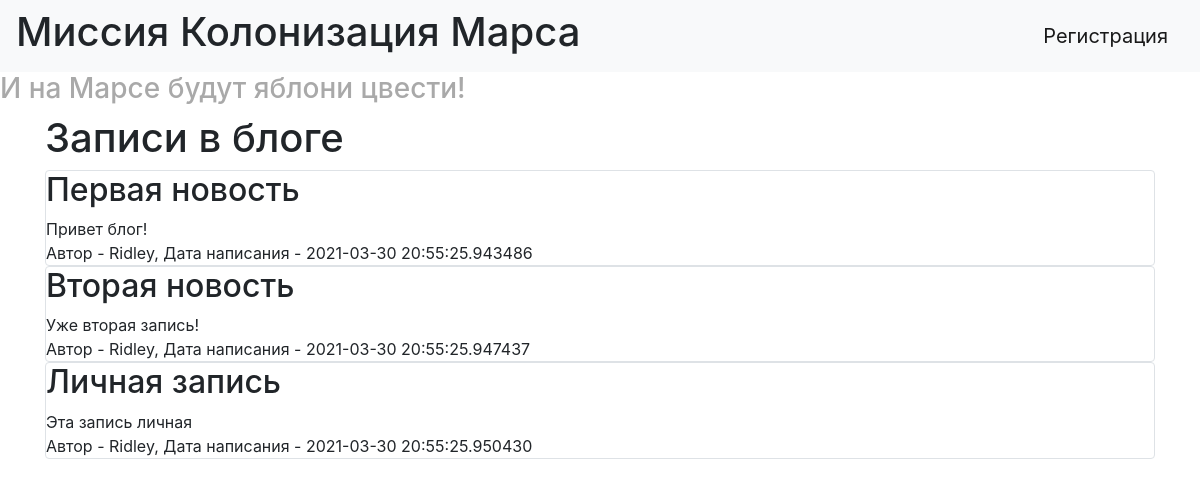
/index, run on the app's committed database.
### data/news.py (models this page shows)
class News(SqlAlchemyBase):
    __tablename__ = 'news'
    id = sqlalchemy.Column(sqlalchemy.Integer,
                           primary_key=True, autoincrement=True)
    title = sqlalchemy.Column(sqlalchemy.String, nullable=True)
    content = sqlalchemy.Column(sqlalchemy.String, nullable=True)
    created_date = sqlalchemy.Column(sqlalchemy.DateTime,
                                     default=datetime.datetime.now)
    is_private = sqlalchemy.Column(sqlalchemy.Boolean, default=True)
    user_id = sqlalchemy.Column(sqlalchemy.Integer,
                                sqlalchemy.ForeignKey("users.id"))
    user = orm.relation('User')

### data/users.py (models this page shows, shortened)
class User(SqlAlchemyBase):
    __tablename__ = 'users'
    __tablename__ = 'users'
    id = sqlalchemy.Column(sqlalchemy.Integer, primary_key=True, autoincrement=True)
    surname = sqlalchemy.Column(sqlalchemy.String)
    name = sqlalchemy.Column(sqlalchemy.String)
    age = sqlalchemy.Column(sqlalchemy.Integer)
    position = sqlalchemy.Column(sqlalchemy.String)
    speciality = sqlalchemy.Column(sqlalchemy.String)
    address = sqlalchemy.Column(sqlalchemy.String)
    email = sqlalchemy.Column(sqlalchemy.String, unique=True)
    hashed_password = sqlalchemy.Column(sqlalchemy.String)
    modified_date = sqlalchemy.Column(sqlalchemy.DateTime)
    news = orm.relation("News", back_populates='user')

### main.py (the view)
@app.route("/")
@app.route("/index")
def index():
    db_sess = db_session.create_session()
    news = db_sess.query(News).filter(News.is_private != True)
    return render_template("index.html", news=news)

### data/db_session.py (called while the page is built)
def create_session() -> Session:
    global __factory
    return __factory()

### templates/index.html
{% extends "base.html" %}
{% block content %}
<h1>Записи в блоге</h1>
{% for item in news%}
<div class="col-md6 border rounded">
    <h2>{{item.title}}</h2>
    <div>
        {{item.content}}
    </div>
    <div>
        Автор - {{item.user.name}}, Дата написания - {{item.created_date}}
    </div>
</div>
{% endfor %}
{% endblock %}

### templates/base.html (shortened to what this page needs)
<!doctype html>
<html lang="en">
<head>
    <link rel="stylesheet"
          href="https://stackpath.bootstrapcdn.com/bootstrap/4.4.1/css/bootstrap.min.css"
>
    <link rel="stylesheet" href="static/css/stylesh.css">
</head>
<body>
<header>
    <nav class="navbar navbar-light bg-light">
        <h1>Миссия Колонизация Марса</h1>
        <a class="navbar-brand" href="/register">Регистрация</a>
    </nav>
    <h3>И на Марсе будут яблони цвести!</h3>
</header>
<main role="main" class="container">
    {% block content %}{% endblock %}
</main>
</body>
</html>

### static/css/stylesh.css (style rules this page uses)
h3 { color: darkgray; }

### data on the page
News: title "Первая новость", content "Привет блог!", user.name "Ridley", created_date "2021-03-30 20:55:25.943486"
News: title "Вторая новость", content "Уже вторая запись!", user.name "Ridley", created_date "2021-03-30 20:55:25.947437"
News: title "Личная запись", content "Эта запись личная", user.name "Ridley", created_date "2021-03-30 20:55:25.950430"
